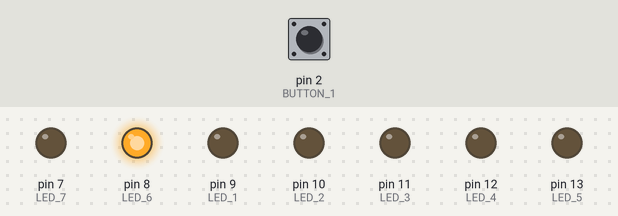
Bench run of a sketch on a simulated Arduino Uno, built with avr-gcc and run on an emulated ATmega328P. Shown: output pins drawn as LEDs (lit = HIGH). Dashed ring = blinking. The inputs (shaded band) are chosen by the test bench; at power-on: pin 2 (BUTTON_1) LOW.

Above: at 6.2 s.
6.3 s: pin 2 (BUTTON_1) pulled HIGH for 0.15 s
At 6.45 s:
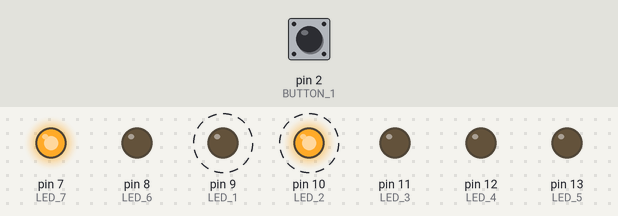
At 7.2 s:
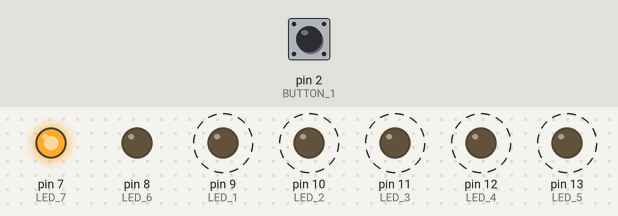
Timing chart, 0 to 15.3 s (numbered marks = the images above; inputs shaded):
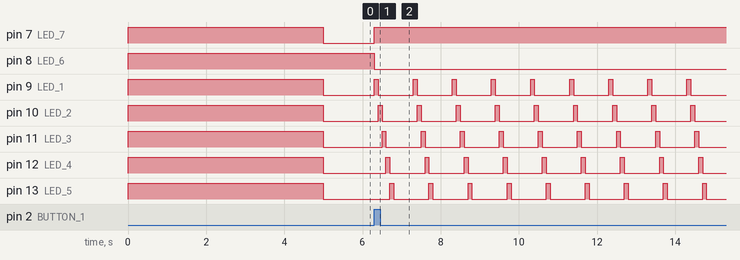

Measured:
- after the input at 6.3 s, pin 7 (LED_7): LOW → HIGH at once; pin 8 (LED_6): HIGH → LOW at once; pin 9 (LED_1): alternates HIGH for 0.10 s and LOW for 0.90 s, starting at once; pin 10 (LED_2): alternates HIGH for 0.10 s and LOW for 0.90 s, starting after 0.10 s; pin 11 (LED_3): alternates HIGH for 0.10 s and LOW for 0.90 s, starting after 0.20 s

The sketch:

Lauflicht.ino
```cpp
int LED_1 = 9;
int LED_2 = 10;
int LED_3 = 11;
int LED_4 = 12;
int LED_5 = 13;
int LED_6 = 8;
int LED_7 = 7;
int BUTTON_1 = 2;
boolean KONTAKT = false;


void setup() {
  // put your setup code here, to run once:
pinMode(LED_1, OUTPUT);
pinMode(LED_2, OUTPUT);
pinMode(LED_3, OUTPUT);
pinMode(LED_4, OUTPUT);
pinMode(LED_5, OUTPUT);
pinMode(LED_6, OUTPUT);
pinMode(LED_7, OUTPUT);
pinMode(BUTTON_1, INPUT);
attachInterrupt(digitalPinToInterrupt(BUTTON_1),kontakt,RISING);
digitalWrite(LED_1, HIGH);
digitalWrite(LED_2, HIGH);
digitalWrite(LED_3, HIGH);
digitalWrite(LED_4, HIGH);
digitalWrite(LED_5, HIGH);
digitalWrite(LED_6, HIGH);
digitalWrite(LED_7, HIGH);
delay(5000);
digitalWrite(LED_1, LOW);
digitalWrite(LED_2, LOW);
digitalWrite(LED_3, LOW);
digitalWrite(LED_4, LOW);
digitalWrite(LED_5, LOW);
digitalWrite(LED_7, LOW);
}

void loop() {
  // put your main code here, to run repeatedly:
  if ( KONTAKT == true) {
    digitalWrite(LED_6, LOW);
    digitalWrite(LED_7, HIGH);
    for (int i = 1; i<=15; i++) {
    digitalWrite(LED_1, HIGH);
    delay(100);
    digitalWrite(LED_1, LOW);
    digitalWrite(LED_2, HIGH);
    delay(100);
    digitalWrite(LED_2, LOW);
    digitalWrite(LED_3, HIGH);
    delay(100);
    digitalWrite(LED_3, LOW);
    digitalWrite(LED_4, HIGH);
    delay(100);
    digitalWrite(LED_4, LOW);
    digitalWrite(LED_5, HIGH);
    delay(100);
    digitalWrite(LED_5, LOW);
    delay(500);
    }
    KONTAKT = false;
    digitalWrite(LED_6, HIGH);
    digitalWrite(LED_7, LOW);
  }
}

void kontakt(){
  KONTAKT = true;

}
```
